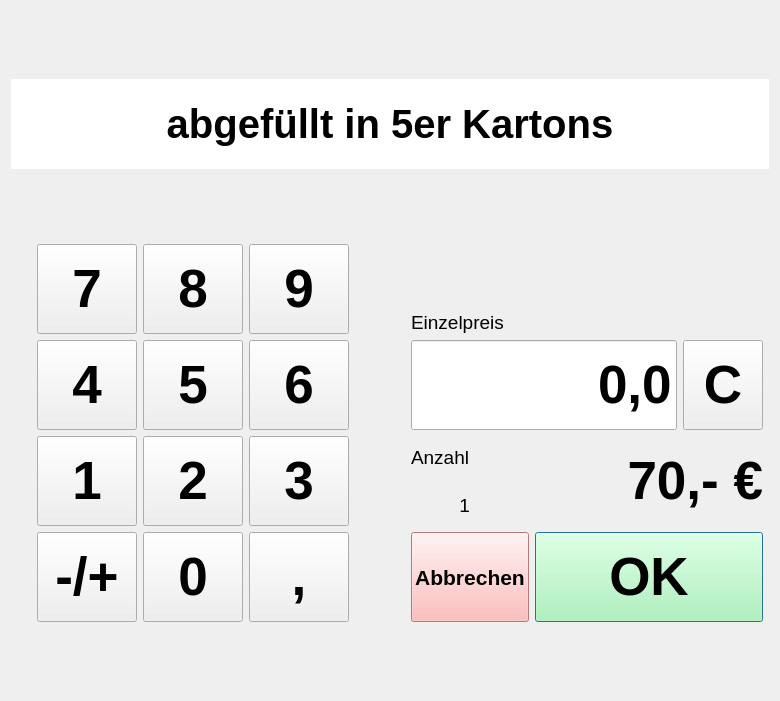
<?xml version="1.0" encoding="UTF-8"?>
<ui version="4.0">
 <class>ValueInputDialog</class>
 <widget class="QDialog" name="ValueInputDialog">
  <property name="windowModality">
   <enum>Qt::ApplicationModal</enum>
  </property>
  <property name="geometry">
   <rect>
    <x>0</x>
    <y>0</y>
    <width>780</width>
    <height>701</height>
   </rect>
  </property>
  <property name="windowTitle">
   <string>Einzelpreis</string>
  </property>
  <property name="modal">
   <bool>true</bool>
  </property>
  <layout class="QGridLayout" name="gridLayout_2">
   <item row="4" column="0">
    <spacer name="horizontalSpacer">
     <property name="orientation">
      <enum>Qt::Horizontal</enum>
     </property>
     <property name="sizeHint" stdset="0">
      <size>
       <width>40</width>
       <height>20</height>
      </size>
     </property>
    </spacer>
   </item>
   <item row="0" column="2">
    <spacer name="verticalSpacer">
     <property name="orientation">
      <enum>Qt::Vertical</enum>
     </property>
     <property name="sizeHint" stdset="0">
      <size>
       <width>20</width>
       <height>40</height>
      </size>
     </property>
    </spacer>
   </item>
   <item row="4" column="5">
    <spacer name="horizontalSpacer_6">
     <property name="orientation">
      <enum>Qt::Horizontal</enum>
     </property>
     <property name="sizeHint" stdset="0">
      <size>
       <width>40</width>
       <height>20</height>
      </size>
     </property>
    </spacer>
   </item>
   <item row="1" column="0" colspan="6">
    <widget class="QLabel" name="label_kopfzeile">
     <property name="sizePolicy">
      <sizepolicy hsizetype="Preferred" vsizetype="Fixed">
       <horstretch>0</horstretch>
       <verstretch>0</verstretch>
      </sizepolicy>
     </property>
     <property name="minimumSize">
      <size>
       <width>0</width>
       <height>90</height>
      </size>
     </property>
     <property name="palette">
      <palette>
       <active>
        <colorrole role="Base">
         <brush brushstyle="SolidPattern">
          <color alpha="255">
           <red>255</red>
           <green>255</green>
           <blue>255</blue>
          </color>
         </brush>
        </colorrole>
        <colorrole role="Window">
         <brush brushstyle="SolidPattern">
          <color alpha="255">
           <red>255</red>
           <green>255</green>
           <blue>255</blue>
          </color>
         </brush>
        </colorrole>
       </active>
       <inactive>
        <colorrole role="Base">
         <brush brushstyle="SolidPattern">
          <color alpha="255">
           <red>255</red>
           <green>255</green>
           <blue>255</blue>
          </color>
         </brush>
        </colorrole>
        <colorrole role="Window">
         <brush brushstyle="SolidPattern">
          <color alpha="255">
           <red>255</red>
           <green>255</green>
           <blue>255</blue>
          </color>
         </brush>
        </colorrole>
       </inactive>
       <disabled>
        <colorrole role="Base">
         <brush brushstyle="SolidPattern">
          <color alpha="255">
           <red>255</red>
           <green>255</green>
           <blue>255</blue>
          </color>
         </brush>
        </colorrole>
        <colorrole role="Window">
         <brush brushstyle="SolidPattern">
          <color alpha="255">
           <red>255</red>
           <green>255</green>
           <blue>255</blue>
          </color>
         </brush>
        </colorrole>
       </disabled>
      </palette>
     </property>
     <property name="font">
      <font>
       <pointsize>30</pointsize>
       <weight>75</weight>
       <bold>true</bold>
      </font>
     </property>
     <property name="autoFillBackground">
      <bool>true</bool>
     </property>
     <property name="text">
      <string>abgefüllt in 5er Kartons</string>
     </property>
     <property name="alignment">
      <set>Qt::AlignCenter</set>
     </property>
    </widget>
   </item>
   <item row="5" column="2" colspan="2">
    <spacer name="horizontalSpacer_3">
     <property name="orientation">
      <enum>Qt::Horizontal</enum>
     </property>
     <property name="sizeType">
      <enum>QSizePolicy::Fixed</enum>
     </property>
     <property name="sizeHint" stdset="0">
      <size>
       <width>50</width>
       <height>20</height>
      </size>
     </property>
    </spacer>
   </item>
   <item row="4" column="4" rowspan="2">
    <layout class="QVBoxLayout" name="verticalLayout_2">
     <item>
      <widget class="QLabel" name="label_einzelpreis">
       <property name="sizePolicy">
        <sizepolicy hsizetype="Preferred" vsizetype="Fixed">
         <horstretch>0</horstretch>
         <verstretch>0</verstretch>
        </sizepolicy>
       </property>
       <property name="minimumSize">
        <size>
         <width>0</width>
         <height>90</height>
        </size>
       </property>
       <property name="font">
        <font>
         <pointsize>14</pointsize>
        </font>
       </property>
       <property name="text">
        <string>Einzelpreis</string>
       </property>
       <property name="alignment">
        <set>Qt::AlignBottom|Qt::AlignLeading|Qt::AlignLeft</set>
       </property>
      </widget>
     </item>
     <item>
      <layout class="QHBoxLayout" name="horizontalLayout_2">
       <item>
        <widget class="QLineEdit" name="input_einzelpreis">
         <property name="minimumSize">
          <size>
           <width>0</width>
           <height>90</height>
          </size>
         </property>
         <property name="maximumSize">
          <size>
           <width>400</width>
           <height>16777215</height>
          </size>
         </property>
         <property name="font">
          <font>
           <pointsize>40</pointsize>
           <weight>75</weight>
           <bold>true</bold>
          </font>
         </property>
         <property name="text">
          <string>0,0</string>
         </property>
         <property name="alignment">
          <set>Qt::AlignRight|Qt::AlignTrailing|Qt::AlignVCenter</set>
         </property>
        </widget>
       </item>
       <item>
        <widget class="QPushButton" name="button_delete">
         <property name="sizePolicy">
          <sizepolicy hsizetype="Fixed" vsizetype="Fixed">
           <horstretch>0</horstretch>
           <verstretch>0</verstretch>
          </sizepolicy>
         </property>
         <property name="minimumSize">
          <size>
           <width>80</width>
           <height>90</height>
          </size>
         </property>
         <property name="font">
          <font>
           <pointsize>40</pointsize>
           <weight>75</weight>
           <bold>true</bold>
          </font>
         </property>
         <property name="focusPolicy">
          <enum>Qt::NoFocus</enum>
         </property>
         <property name="text">
          <string>C</string>
         </property>
         <property name="shortcut">
          <string>Backspace</string>
         </property>
        </widget>
       </item>
      </layout>
     </item>
     <item>
      <layout class="QHBoxLayout" name="horizontalLayout">
       <item>
        <layout class="QVBoxLayout" name="verticalLayout">
         <item>
          <widget class="QLabel" name="label_2">
           <property name="font">
            <font>
             <pointsize>14</pointsize>
            </font>
           </property>
           <property name="text">
            <string>Anzahl</string>
           </property>
           <property name="alignment">
            <set>Qt::AlignLeading|Qt::AlignLeft|Qt::AlignVCenter</set>
           </property>
          </widget>
         </item>
         <item>
          <widget class="QLabel" name="label_anzahl">
           <property name="font">
            <font>
             <pointsize>14</pointsize>
            </font>
           </property>
           <property name="text">
            <string>1</string>
           </property>
           <property name="alignment">
            <set>Qt::AlignRight|Qt::AlignTrailing|Qt::AlignVCenter</set>
           </property>
          </widget>
         </item>
        </layout>
       </item>
       <item>
        <widget class="QLabel" name="label_gesamtpreis">
         <property name="sizePolicy">
          <sizepolicy hsizetype="MinimumExpanding" vsizetype="Preferred">
           <horstretch>0</horstretch>
           <verstretch>0</verstretch>
          </sizepolicy>
         </property>
         <property name="minimumSize">
          <size>
           <width>150</width>
           <height>0</height>
          </size>
         </property>
         <property name="font">
          <font>
           <pointsize>40</pointsize>
           <weight>75</weight>
           <bold>true</bold>
          </font>
         </property>
         <property name="text">
          <string>70,- €</string>
         </property>
         <property name="alignment">
          <set>Qt::AlignRight|Qt::AlignTrailing|Qt::AlignVCenter</set>
         </property>
        </widget>
       </item>
      </layout>
     </item>
     <item>
      <layout class="QHBoxLayout" name="horizontalLayout_ok">
       <item>
        <widget class="QPushButton" name="button_abbrechen">
         <property name="sizePolicy">
          <sizepolicy hsizetype="Preferred" vsizetype="Fixed">
           <horstretch>0</horstretch>
           <verstretch>0</verstretch>
          </sizepolicy>
         </property>
         <property name="minimumSize">
          <size>
           <width>100</width>
           <height>90</height>
          </size>
         </property>
         <property name="font">
          <font>
           <pointsize>16</pointsize>
           <weight>75</weight>
           <bold>true</bold>
          </font>
         </property>
         <property name="styleSheet">
          <string notr="true">border-color: red; background-color: #faa;</string>
         </property>
         <property name="text">
          <string>Abbrechen</string>
         </property>
         <property name="shortcut">
          <string>Esc</string>
         </property>
         <property name="default">
          <bool>true</bool>
         </property>
        </widget>
       </item>
       <item>
        <widget class="QPushButton" name="button_ok">
         <property name="sizePolicy">
          <sizepolicy hsizetype="MinimumExpanding" vsizetype="Fixed">
           <horstretch>0</horstretch>
           <verstretch>0</verstretch>
          </sizepolicy>
         </property>
         <property name="minimumSize">
          <size>
           <width>200</width>
           <height>90</height>
          </size>
         </property>
         <property name="font">
          <font>
           <pointsize>40</pointsize>
           <weight>75</weight>
           <bold>true</bold>
           <kerning>false</kerning>
          </font>
         </property>
         <property name="styleSheet">
          <string notr="true">border-color: green; background-color: #afa;</string>
         </property>
         <property name="text">
          <string>OK</string>
         </property>
         <property name="shortcut">
          <string>Return</string>
         </property>
         <property name="default">
          <bool>true</bool>
         </property>
        </widget>
       </item>
      </layout>
     </item>
    </layout>
   </item>
   <item row="4" column="1" rowspan="2">
    <layout class="QGridLayout" name="gridLayout">
     <item row="0" column="0">
      <widget class="QPushButton" name="button_7">
       <property name="sizePolicy">
        <sizepolicy hsizetype="Fixed" vsizetype="Fixed">
         <horstretch>0</horstretch>
         <verstretch>0</verstretch>
        </sizepolicy>
       </property>
       <property name="minimumSize">
        <size>
         <width>100</width>
         <height>90</height>
        </size>
       </property>
       <property name="font">
        <font>
         <pointsize>40</pointsize>
         <weight>75</weight>
         <bold>true</bold>
        </font>
       </property>
       <property name="focusPolicy">
        <enum>Qt::NoFocus</enum>
       </property>
       <property name="text">
        <string>7</string>
       </property>
       <property name="shortcut">
        <string>7</string>
       </property>
      </widget>
     </item>
     <item row="0" column="1">
      <widget class="QPushButton" name="button_8">
       <property name="sizePolicy">
        <sizepolicy hsizetype="Fixed" vsizetype="Fixed">
         <horstretch>0</horstretch>
         <verstretch>0</verstretch>
        </sizepolicy>
       </property>
       <property name="minimumSize">
        <size>
         <width>100</width>
         <height>90</height>
        </size>
       </property>
       <property name="font">
        <font>
         <pointsize>40</pointsize>
         <weight>75</weight>
         <bold>true</bold>
        </font>
       </property>
       <property name="focusPolicy">
        <enum>Qt::NoFocus</enum>
       </property>
       <property name="text">
        <string>8</string>
       </property>
       <property name="shortcut">
        <string>8</string>
       </property>
      </widget>
     </item>
     <item row="0" column="2">
      <widget class="QPushButton" name="button_9">
       <property name="sizePolicy">
        <sizepolicy hsizetype="Fixed" vsizetype="Fixed">
         <horstretch>0</horstretch>
         <verstretch>0</verstretch>
        </sizepolicy>
       </property>
       <property name="minimumSize">
        <size>
         <width>100</width>
         <height>90</height>
        </size>
       </property>
       <property name="font">
        <font>
         <pointsize>40</pointsize>
         <weight>75</weight>
         <bold>true</bold>
        </font>
       </property>
       <property name="focusPolicy">
        <enum>Qt::NoFocus</enum>
       </property>
       <property name="text">
        <string>9</string>
       </property>
       <property name="shortcut">
        <string>9</string>
       </property>
      </widget>
     </item>
     <item row="1" column="0">
      <widget class="QPushButton" name="button_4">
       <property name="sizePolicy">
        <sizepolicy hsizetype="Fixed" vsizetype="Fixed">
         <horstretch>0</horstretch>
         <verstretch>0</verstretch>
        </sizepolicy>
       </property>
       <property name="minimumSize">
        <size>
         <width>100</width>
         <height>90</height>
        </size>
       </property>
       <property name="font">
        <font>
         <pointsize>40</pointsize>
         <weight>75</weight>
         <bold>true</bold>
        </font>
       </property>
       <property name="focusPolicy">
        <enum>Qt::NoFocus</enum>
       </property>
       <property name="text">
        <string>4</string>
       </property>
       <property name="shortcut">
        <string>4</string>
       </property>
      </widget>
     </item>
     <item row="1" column="1">
      <widget class="QPushButton" name="button_5">
       <property name="sizePolicy">
        <sizepolicy hsizetype="Fixed" vsizetype="Fixed">
         <horstretch>0</horstretch>
         <verstretch>0</verstretch>
        </sizepolicy>
       </property>
       <property name="minimumSize">
        <size>
         <width>100</width>
         <height>90</height>
        </size>
       </property>
       <property name="font">
        <font>
         <pointsize>40</pointsize>
         <weight>75</weight>
         <bold>true</bold>
        </font>
       </property>
       <property name="focusPolicy">
        <enum>Qt::NoFocus</enum>
       </property>
       <property name="text">
        <string>5</string>
       </property>
       <property name="shortcut">
        <string>5</string>
       </property>
      </widget>
     </item>
     <item row="1" column="2">
      <widget class="QPushButton" name="button_6">
       <property name="sizePolicy">
        <sizepolicy hsizetype="Fixed" vsizetype="Fixed">
         <horstretch>0</horstretch>
         <verstretch>0</verstretch>
        </sizepolicy>
       </property>
       <property name="minimumSize">
        <size>
         <width>100</width>
         <height>90</height>
        </size>
       </property>
       <property name="font">
        <font>
         <pointsize>40</pointsize>
         <weight>75</weight>
         <bold>true</bold>
        </font>
       </property>
       <property name="focusPolicy">
        <enum>Qt::NoFocus</enum>
       </property>
       <property name="text">
        <string>6</string>
       </property>
       <property name="shortcut">
        <string>6</string>
       </property>
      </widget>
     </item>
     <item row="2" column="0">
      <widget class="QPushButton" name="button_1">
       <property name="sizePolicy">
        <sizepolicy hsizetype="Fixed" vsizetype="Fixed">
         <horstretch>0</horstretch>
         <verstretch>0</verstretch>
        </sizepolicy>
       </property>
       <property name="minimumSize">
        <size>
         <width>100</width>
         <height>90</height>
        </size>
       </property>
       <property name="font">
        <font>
         <pointsize>40</pointsize>
         <weight>75</weight>
         <bold>true</bold>
        </font>
       </property>
       <property name="focusPolicy">
        <enum>Qt::NoFocus</enum>
       </property>
       <property name="text">
        <string>1</string>
       </property>
       <property name="shortcut">
        <string>1</string>
       </property>
      </widget>
     </item>
     <item row="2" column="1">
      <widget class="QPushButton" name="button_2">
       <property name="sizePolicy">
        <sizepolicy hsizetype="Fixed" vsizetype="Fixed">
         <horstretch>0</horstretch>
         <verstretch>0</verstretch>
        </sizepolicy>
       </property>
       <property name="minimumSize">
        <size>
         <width>100</width>
         <height>90</height>
        </size>
       </property>
       <property name="font">
        <font>
         <pointsize>40</pointsize>
         <weight>75</weight>
         <bold>true</bold>
        </font>
       </property>
       <property name="focusPolicy">
        <enum>Qt::NoFocus</enum>
       </property>
       <property name="text">
        <string>2</string>
       </property>
       <property name="shortcut">
        <string>2</string>
       </property>
      </widget>
     </item>
     <item row="2" column="2">
      <widget class="QPushButton" name="button_3">
       <property name="sizePolicy">
        <sizepolicy hsizetype="Fixed" vsizetype="Fixed">
         <horstretch>0</horstretch>
         <verstretch>0</verstretch>
        </sizepolicy>
       </property>
       <property name="minimumSize">
        <size>
         <width>100</width>
         <height>90</height>
        </size>
       </property>
       <property name="font">
        <font>
         <pointsize>40</pointsize>
         <weight>75</weight>
         <bold>true</bold>
        </font>
       </property>
       <property name="focusPolicy">
        <enum>Qt::NoFocus</enum>
       </property>
       <property name="text">
        <string>3</string>
       </property>
       <property name="shortcut">
        <string>3</string>
       </property>
      </widget>
     </item>
     <item row="3" column="0">
      <widget class="QPushButton" name="button_negate">
       <property name="sizePolicy">
        <sizepolicy hsizetype="Fixed" vsizetype="Fixed">
         <horstretch>0</horstretch>
         <verstretch>0</verstretch>
        </sizepolicy>
       </property>
       <property name="minimumSize">
        <size>
         <width>100</width>
         <height>90</height>
        </size>
       </property>
       <property name="font">
        <font>
         <pointsize>40</pointsize>
         <weight>75</weight>
         <bold>true</bold>
        </font>
       </property>
       <property name="focusPolicy">
        <enum>Qt::NoFocus</enum>
       </property>
       <property name="text">
        <string>-/+</string>
       </property>
       <property name="shortcut">
        <string>Backspace</string>
       </property>
      </widget>
     </item>
     <item row="3" column="1">
      <widget class="QPushButton" name="button_0">
       <property name="sizePolicy">
        <sizepolicy hsizetype="Fixed" vsizetype="Fixed">
         <horstretch>0</horstretch>
         <verstretch>0</verstretch>
        </sizepolicy>
       </property>
       <property name="minimumSize">
        <size>
         <width>100</width>
         <height>90</height>
        </size>
       </property>
       <property name="font">
        <font>
         <pointsize>40</pointsize>
         <weight>75</weight>
         <bold>true</bold>
        </font>
       </property>
       <property name="focusPolicy">
        <enum>Qt::NoFocus</enum>
       </property>
       <property name="text">
        <string>0</string>
       </property>
       <property name="shortcut">
        <string>0</string>
       </property>
      </widget>
     </item>
     <item row="3" column="2">
      <widget class="QPushButton" name="button_comma">
       <property name="sizePolicy">
        <sizepolicy hsizetype="Fixed" vsizetype="Fixed">
         <horstretch>0</horstretch>
         <verstretch>0</verstretch>
        </sizepolicy>
       </property>
       <property name="minimumSize">
        <size>
         <width>100</width>
         <height>90</height>
        </size>
       </property>
       <property name="font">
        <font>
         <pointsize>40</pointsize>
         <weight>75</weight>
         <bold>true</bold>
        </font>
       </property>
       <property name="focusPolicy">
        <enum>Qt::NoFocus</enum>
       </property>
       <property name="text">
        <string>,</string>
       </property>
       <property name="shortcut">
        <string>Backspace</string>
       </property>
      </widget>
     </item>
    </layout>
   </item>
   <item row="6" column="2">
    <spacer name="verticalSpacer_2">
     <property name="orientation">
      <enum>Qt::Vertical</enum>
     </property>
     <property name="sizeHint" stdset="0">
      <size>
       <width>20</width>
       <height>40</height>
      </size>
     </property>
    </spacer>
   </item>
   <item row="2" column="0">
    <spacer name="verticalSpacer_3">
     <property name="orientation">
      <enum>Qt::Vertical</enum>
     </property>
     <property name="sizeHint" stdset="0">
      <size>
       <width>20</width>
       <height>30</height>
      </size>
     </property>
    </spacer>
   </item>
  </layout>
 </widget>
 <resources/>
 <connections/>
</ui>
